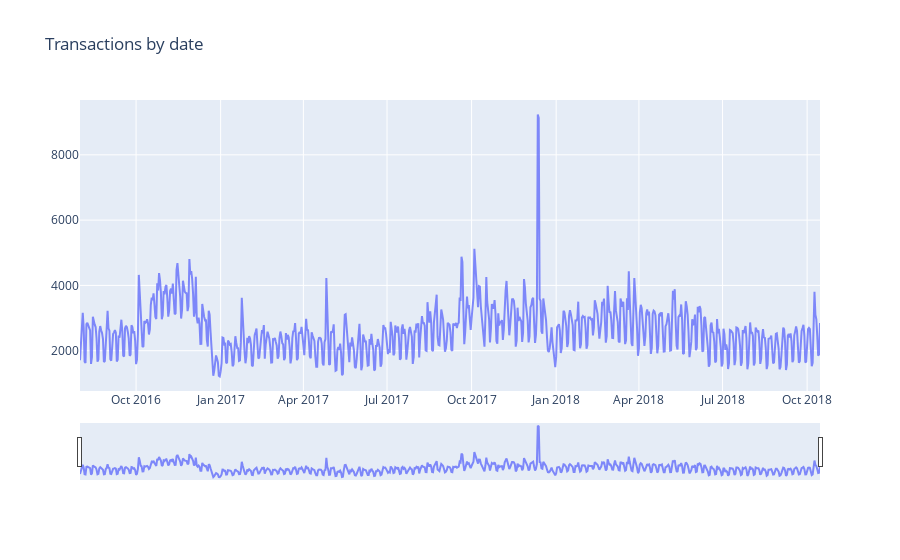

Source (notebook cell):
### Code cell
# Revenue by time
date_sum = df.groupby('date')['totals_transactionRevenue'].count().to_frame().reset_index()
# Plot
trace_train = go.Scatter(x = pd.to_datetime(date_sum.date.astype(str)),
                        y=date_sum['totals_transactionRevenue'],opacity=0.8)

layout = dict(
    title= "Transactions by date",
    xaxis=dict(rangeslider=dict(visible=True), type='date'))
fig = dict(data= [trace_train], layout=layout)
iplot(fig)

### Figure 1 — Plotly figure (JSON) as saved in the notebook; plotly's stock layout.template omitted (floating-point values rounded to 4 significant figures; data arrays with more than 128 entries replaced by an {"elided": "..."} marker saying what was removed)
{"data": [{"opacity": 0.8, "type": "scatter", "x": {"elided": "806 str values"}, "y": {"elided": "806 int values"}}], "layout": {"title": {"text": "Transactions by date"}, "xaxis": {"rangeslider": {"visible": true}, "type": "date"}}}
